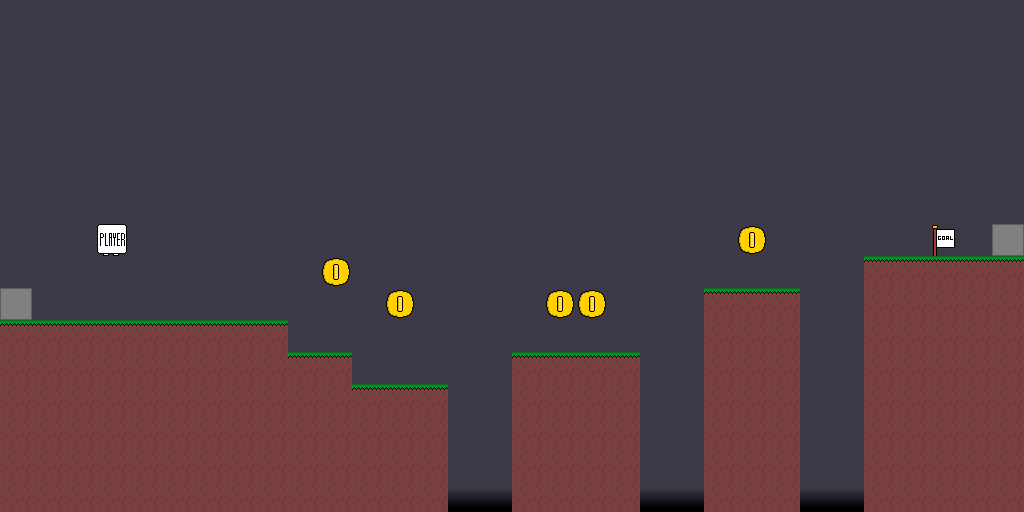

A 2D game scene composited from a Tiled map and its tileset images. What follows is a short description and the map's XML, with every tile layer's data as written:
An orthogonal 32x16 tile map with 32x32 px tiles, 1 tile layer (Tile Layer 1).

<map version="1.8" tiledversion="1.8.2" orientation="orthogonal" renderorder="right-down" width="32" height="16" tilewidth="32" tileheight="32" infinite="0" backgroundcolor="#3d3846" nextlayerid="4" nextobjectid="1">
 <tileset firstgid="1" source="tileset.tsx" />
 <layer id="3" name="Tile Layer 1" width="32" height="16">
  <data encoding="csv">
0,0,0,0,0,0,0,0,0,0,0,0,0,0,0,0,0,0,0,0,0,0,0,0,0,0,0,0,0,0,0,0,
0,0,0,0,0,0,0,0,0,0,0,0,0,0,0,0,0,0,0,0,0,0,0,0,0,0,0,0,0,0,0,0,
0,0,0,0,0,0,0,0,0,0,0,0,0,0,0,0,0,0,0,0,0,0,0,0,0,0,0,0,0,0,0,0,
0,0,0,0,0,0,0,0,0,0,0,0,0,0,0,0,0,0,0,0,0,0,0,0,0,0,0,0,0,0,0,0,
0,0,0,0,0,0,0,0,0,0,0,0,0,0,0,0,0,0,0,0,0,0,0,0,0,0,0,0,0,0,0,0,
0,0,0,0,0,0,0,0,0,0,0,0,0,0,0,0,0,0,0,0,0,0,0,0,0,0,0,0,0,0,0,0,
0,0,0,0,0,0,0,0,0,0,0,0,0,0,0,0,0,0,0,0,0,0,0,0,0,0,0,0,0,0,0,0,
0,0,0,2,0,0,0,0,0,0,0,0,0,0,0,0,0,0,0,0,0,0,0,22,0,0,0,0,0,3,0,61,
0,0,0,0,0,0,0,0,0,0,22,0,0,0,0,0,0,0,0,0,0,0,0,0,0,0,0,21,21,21,21,21,
61,0,0,0,0,0,0,0,0,0,0,0,22,0,0,0,0,22,22,0,0,0,21,21,21,0,0,41,41,41,41,41,
21,21,21,21,21,21,21,21,21,0,0,0,0,0,0,0,0,0,0,0,0,0,41,41,41,0,0,41,41,41,41,41,
41,41,41,41,41,41,41,41,41,21,21,0,0,0,0,0,21,21,21,21,0,0,41,41,41,0,0,41,41,41,41,41,
41,41,41,41,41,41,41,41,41,41,41,21,21,21,0,0,41,41,41,41,0,0,41,41,41,0,0,41,41,41,41,41,
41,41,41,41,41,41,41,41,41,41,41,41,41,41,0,0,41,41,41,41,0,0,41,41,41,0,0,41,41,41,41,41,
41,41,41,41,41,41,41,41,41,41,41,41,41,41,0,0,41,41,41,41,0,0,41,41,41,0,0,41,41,41,41,41,
41,41,41,41,41,41,41,41,41,41,41,41,41,41,81,81,41,41,41,41,81,81,41,41,41,81,81,41,41,41,41,41
</data>
 </layer>
</map>
